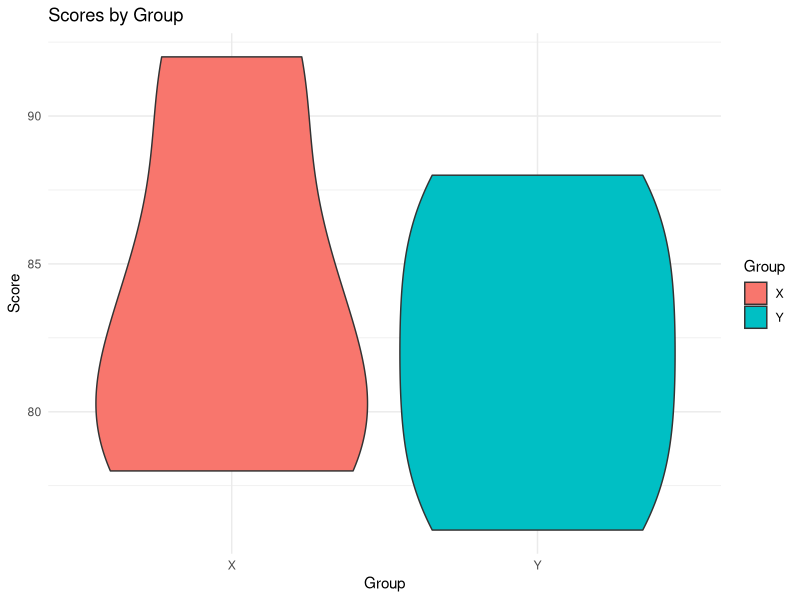

The R source for this figure:
library(ggplot2)
scores_group_data <- data.frame(
  Group = c("X", "X", "X", "X", "Y", "Y", "Y", "Y"),
  Score = c(80, 85, 78, 92, 88, 76, 80, 84)
)

# Plot violin plot
ggplot(scores_group_data, aes(x = Group, y = Score, fill = Group)) +
  geom_violin() +
  labs(title = "Scores by Group",
       x = "Group",
       y = "Score") +
  theme_minimal()
